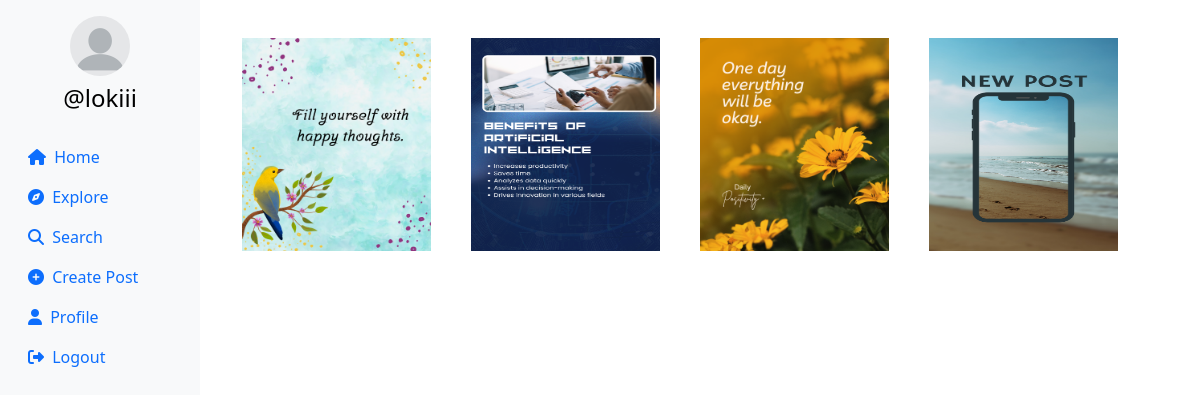
The page /explore (signed in) on the database its author committed.
### applokesh/models.py (models this page shows, shortened)
class Profile(models.Model):
    user = models.ForeignKey(User, on_delete=models.CASCADE)
    id_user =models.IntegerField(primary_key=True, default=0)
    bio = models.TextField(blank=True, default='')
    profileimg = models.ImageField(upload_to='profile_images', default='blank-profile-picture.png')
    location =models.CharField(max_length=100, blank=True, default='')

class Post(models.Model):
    id =models.UUIDField(primary_key=True, default=uuid.uuid4)
    user =models.CharField(max_length=100)
    image=models.ImageField(upload_to='post_images')
    caption= models.TextField()
    created_at=models.DateTimeField(default=datetime.now)
    no_of_likes =models.IntegerField(default=0)

### applokesh/views.py (the view)
# urls.py: path('explore',views.explore),
@login_required(login_url='/loginn')
def explore(request):
    post = Post.objects.all().order_by('-created_at')
    profile = Profile.objects.get(user=request.user)
    context={
        'post':post,
        'profile':profile
    }
    return render(request,'explore.html',context)

### templates/explore.html (shortened to what this page needs)
{% load static %}
<!DOCTYPE html>
<html lang="en">
<head>
    <link rel="stylesheet" href="https://maxcdn.bootstrapcdn.com/bootstrap/4.5.2/css/bootstrap.min.css">
    <link href="https://cdn.jsdelivr.net/npm/bootstrap@5.0.2/dist/css/bootstrap.min.css" rel="stylesheet"
>
    <link rel="stylesheet" href="{% static 'css/app.css' %}">
</head>
<body>
    {% load static %}
    <div class="container-fluid">
        <div class="row">
            <nav class="col-md-2 d-none d-md-block sidebar" style="position: fixed;">
                <div class="text-center mt-3">
                    <img src="{{profile.profileimg.url}}" alt="Profile Picture" class="profile-pic">
                    <h4 class="mt-2"><a href="/profile/{{user}}" style="text-decoration:none;">@{{user}}</a></h4>
                </div>
                <ul class="nav flex-column mt-4">
                    <li class="nav-item">
                        <a class="nav-link active" href="/">
                            <i class="fa-solid fa-house mr-1"></i> Home
                        </a>
                    </li>
                    <li class="nav-item">
                        <a class="nav-link" href="/explore">
                            <i class="fa-solid fa-compass mr-1"></i> Explore
                        </a>
                    </li>
                    <li class="nav-item">
                        <a class="nav-link" href="#" data-bs-toggle="modal" data-bs-target="#exampleModal3">
                            <i class="fa-solid fa-magnifying-glass mr-1"></i> Search
                        </a>
                    </li>
                    <li class="nav-item">
                        <a class="nav-link" href="#" data-bs-toggle="modal" data-bs-target="#exampleModal"
                            data-bs-whatever="@getbootstrap">
                            <i class="fa-solid fa-circle-plus mr-1"></i> Create Post
                        </a>
                    </li>
                    <li class="nav-item">
                        <a class="nav-link" href="/profile/{{profile.user}}">
                            <i class="fa-solid fa-user mr-1"></i> Profile
                        </a>
                    </li>
                    <li class="nav-item">
                        <a class="nav-link" href="/logoutt">
                            <i class="fa-solid fa-right-from-bracket mr-1"></i> Logout
                        </a>
                    </li>
                </ul>
            </nav>
            <main role="main" class="col-md-9 ml-sm-auto col-lg-10 px-md-4">
                <div class="container text-center" style="padding: 10px; margin-top:20px;">
                    <div class="row row-cols-3">
                        {% for pos in post %}
                        <div class="col m-2 image_s" style="margin-bottom:10px;">
                            <img class="image__img" src="{{pos.image.url}}" alt="Post Image"
                                style="max-width: 213px; max-height:213px">
                        </div>
                        {% endfor %}
                    </div>
                </div>
            </main>
        </div>
    </div>
</body>
</html>

### templates/explore.html (style rules this page uses)
* { box-sizing: border-box; margin: 0; padding: 0; }
.sidebar { background-color: #f8f9fa; height: 100vh; color: black; }
.profile-pic { width: 60px; height: 60px; border-radius: 50%; object-fit: cover; }
a { color: black; }
.image_s { position: relative; width: 213px; }
.image__img { display: block; width: 100%; }

### rows shown on the page
Profile: profileimg (placeholder picture)
Post: image (picture)
Post: image (picture)
Post: image (picture)
Post: image (picture)

### other values the page prints
{{ user }} "lokiii"
